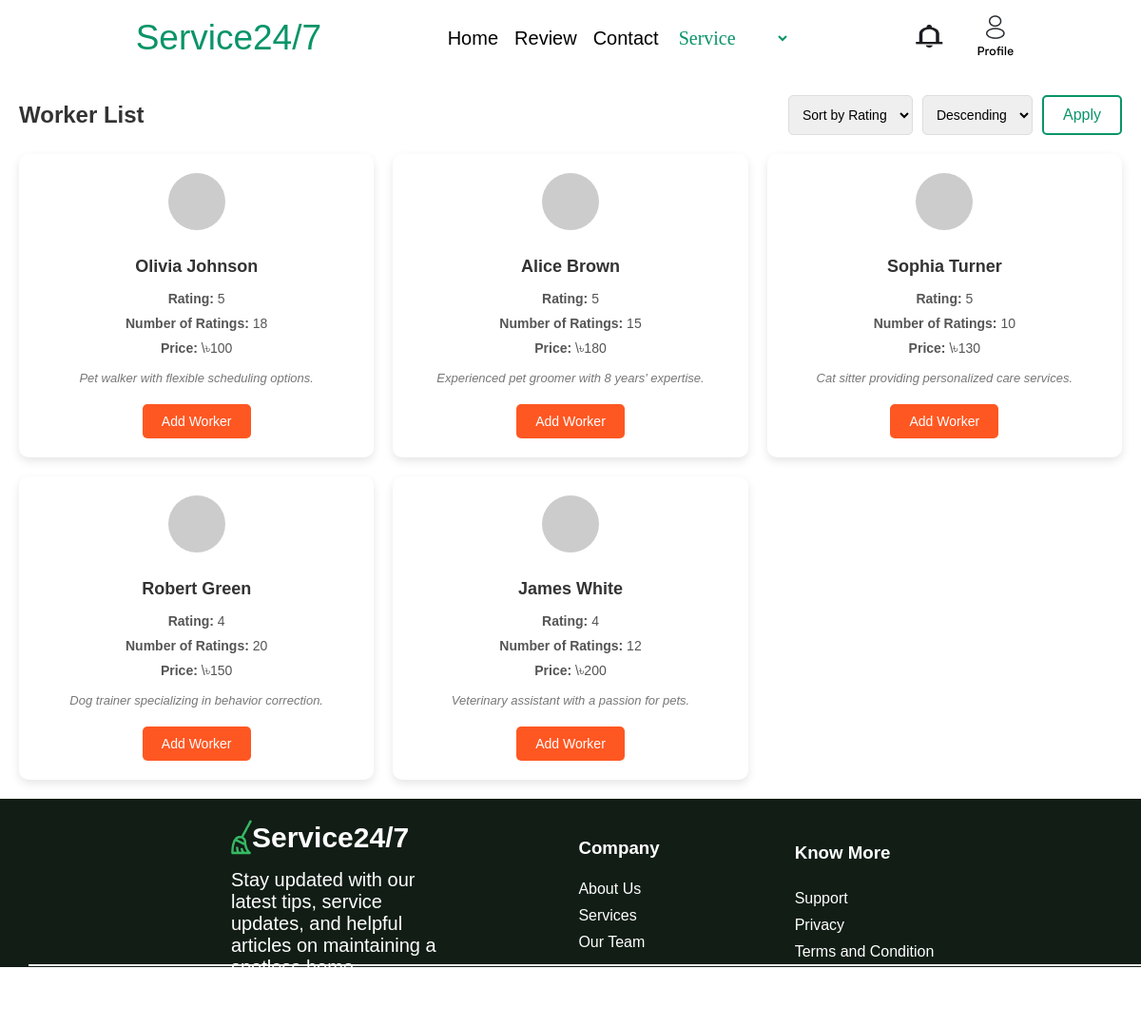
Screenshot of /petcaring/filter.php with the database file from the repository.
### tables this page shows
CREATE TABLE `worker` (
  `id` int(11) NOT NULL,
  `nid` bigint(20) NOT NULL,
  `fullname` varchar(50) NOT NULL,
  `phone` int(11) NOT NULL,
  `email` varchar(50) NOT NULL,
  `password` varchar(100) NOT NULL,
  `work_type` int(11) NOT NULL,
  `detail` text NOT NULL,
  `rating` int(11) NOT NULL,
  `num_of_rating` int(11) NOT NULL,
  `price` int(11) NOT NULL
);

### petcaring/filter.php (the view, shortened to what this page needs)
<?php
$host = 'localhost';
$username = 'root';
$password = '';
$database = 'service24/7';
$conn = new mysqli($host, $username, $password, $database);
$sort_by = isset($_GET['sort_by']) ? $_GET['sort_by'] : 'rating';
$order = isset($_GET['order']) && $_GET['order'] === 'asc' ? 'ASC' : 'DESC';
$C = 3.5;
$M = 10;
$sql = "
    SELECT
        *,
        (
            (rating * num_of_rating + $C * $M) / (num_of_rating + $M)
        ) AS weighted_rating
    FROM worker
    WHERE work_type = 0
    ORDER BY " . ($sort_by === 'price' ? 'price' : 'weighted_rating') . " $order
";
$result = $conn->query($sql);
?>
<!DOCTYPE html>
<html lang="en">
<head>
</head>
<body>
            <header>
                <div style="font-size: 37px; font-weight: 400; color: #099468; margin-left: 10px;">
                    <p style="text-shadow: 5px 5px 5px 5px rgba(0,0,0,0.5);">Service24/7</p>
                </div>
                <div
                    style="font-size: 20px; font-weight: 200;  width: 30vw; display: flex; align-items: center; justify-content: space-between;">
                    <a href="" class="A">Home</a>
                    <a href="" class="A">Review</a>
                    <a href="" class="A">Contact</a>
                    <select style="border: none; font-size: 20px; background-color: #fff; color: #099468; font-family: 'Times New Roman', Times, serif;"
                    name="service" id="serviceSelect" onchange="navigateToPage(this.value)">
                    <option class="Service" value="" selected disabled>Service</option>
                </select>
                </div>
                <div style="display: flex; align-items: center; justify-content: center;">
                    <div><img src="../image/notification.png" alt="" ></div>
                    <div style="padding-left: 35px;">
                        <a href="login.html">
                            <img src="../image/profile.png" alt="Profile">
                        </a>
                    </div>
                </div>
            </header>
    <div class="container">
        <div class="header">
            <h1>Worker List</h1>
            <div class="sort-options">
                <form method="get" style="display: flex; gap: 10px;">
                    <select name="sort_by">
                        <option value="rating" <?php echo $sort_by === 'rating' ? 'selected' : ''; ?>>Sort by Rating</option>
                    </select>
                    <select name="order">
                        <option value="desc" <?php echo $order === 'DESC' ? 'selected' : ''; ?>>Descending</option>
                    </select>
                    <button type="submit" id = "apply" >Apply</button>
                </form>
            </div>
        </div>
        <div class="card-grid">
            <?php
            if ($result->num_rows > 0) {
                while ($row = $result->fetch_assoc()) {
                    echo "<div class='card'>
                            <img src='https://via.placeholder.com/60' alt='Profile Picture'>
                            <h3>{$row['fullname']}</h3>
                            <p><strong>Rating:</strong> {$row['rating']}</p>
                            <p><strong>Number of Ratings:</strong> {$row['num_of_rating']}</p>
                            <p><strong>Price:</strong> \৳{$row['price']}</p>
                            <p class='detail'>{$row['detail']}</p>
                            <form action='Petorder.php' method='get'>
                                <button type='submit' name='worker_id' value='{$row['id']}'>Add Worker</button>
                            </form>
                          </div>";
                }
            } else {
                echo "<p>No workers found</p>";
            }
            ?>
        </div>
    </div>
                <footer>
                    <div id="content">
                        <div id="foot1">
                            <div style="display: flex;align-items: center;">
                                <img src="../image/clean.png" alt="">
                                <span style="font-size: 30px; font-weight: bold;">Service24/7</span>
                            </div>
                            <p style="font-size: 20px; margin-top: 15px;">Stay updated with our latest tips, service updates,
                                and
                                helpful articles on maintaining a spotless home.</p>
                        </div>
                            <div id="foot2">
                                <h3>Company</h3>
                                <a class="flink">About Us</a>
                                <a  class="flink">Services</a>
                                <a  class="flink">Our Team</a>
                            </div>
                            <div id="foot3">
                                <h3  class="flink">Know More</h3>
                                <a class="flink">Support</a>
                                <a class="flink">Privacy</a>
                                <a class="flink">Terms and Condition</a>
                            </div>
                    </div>
                    <hr id="fhr">
                    <div id="foot5">
                        <p>2024 “Procleaning” All Rights Received</p>
                    </div>
                </footer>
</body>
</html>

### petcaring/filter.php (style rules this page uses)
body { font-family: 'Arial', sans-serif; margin: 0; padding: 0; }
header { height: 10vh; width: 100vw; background-color: white; display: flex; justify-content: space-evenly; align-items: center; }
.A { text-decoration: none; position: relative; color: black; padding: 5px 0; }
a::after { content: ""; position: absolute; left: 0; bottom: 0; height: 2px; width: 0%; background-color: #099468; transition: width 0.3s ease; }
.Service { height: 7vh; width: 15vw; border: none; padding: 5px; background: white; }
select { outline: none; }
.container { max-width: 1200px; margin: auto; padding: 20px; }
.header { text-align: center; margin-bottom: 20px; display: flex; justify-content: space-between; align-items: center; }
.header h1 { font-size: 24px; font-weight: 600; color: #333; margin: 0; }
.sort-options { display: flex; gap: 10px; }
.sort-options select { padding: 10px; border-radius: 5px; border: 1px solid #ddd; cursor: pointer; font-size: 14px; }
.card-grid { display: grid; grid-template-columns: repeat(auto-fit, minmax(300px, 1fr)); gap: 20px; }
.card { background: #fff; border-radius: 10px; box-shadow: 0 4px 10px rgba(0, 0, 0, 0.1); padding: 20px; font-size: 14px; display: flex; flex-direction: column; justify-content: space-between; text-align: center; }
.card img { width: 60px; height: 60px; border-radius: 50%; margin: auto; margin-bottom: 10px; }
.card h3 { font-size: 18px; margin-bottom: 10px; color: #333; }
.card p { margin: 5px 0; color: #555; }
.card .detail { color: #777; font-size: 13px; margin: 10px 0; font-style: italic; }
.card button { background-color: #ff5722; color: #fff; padding: 10px 20px; border: none; border-radius: 5px; cursor: pointer; font-size: 14px; margin-top: 10px; }
#apply { background-color: white; border: 2px solid #099468; color: #099468; padding: 10px 20px; font-size: 16px; border-radius: 5px; cursor: pointer; }
footer { height: 30vh; width: 100vw; background-color: #111D15; display: grid; align-items: center; justify-content: center; color: white; }
#content { height: 20vh; width: 90vw; margin-left: 150px; display: flex; align-items: center; justify-content: space-evenly; color: white; }
#foot1 { height: 15vh; width: 20vw; }
#foot2 { height: 15vh; width: 10vw; display: grid; align-items: center; justify-content: center; color: white; }
#foot3 { height: 15vh; width: 15vw; display: grid; align-items: center; justify-content: center; color: white; }
#foot5 { width: 100vw; text-align: center; }
.flink { text-decoration: none; position: relative; color: #fff; padding: 5px 0; }
#fhr { border: 1px solid white; width: 95%; margin-left: 45px; }

### rows the page displays
worker: fullname "Olivia Johnson", rating "5", num_of_rating "18", price "100", detail "Pet walker with flexible scheduling options.", $row['id'] 11 (drawn)
worker: fullname "Alice Brown", rating "5", num_of_rating "15", price "180", detail "Experienced pet groomer with 8 years' expertise.", $row['id'] 7 (drawn)
worker: fullname "Sophia Turner", rating "5", num_of_rating "10", price "130", detail "Cat sitter providing personalized care services.", $row['id'] 9 (drawn)
worker: fullname "Robert Green", rating "4", num_of_rating "20", price "150", detail "Dog trainer specializing in behavior correction.", $row['id'] 8 (drawn)
worker: fullname "James White", rating "4", num_of_rating "12", price "200", detail "Veterinary assistant with a passion for pets.", $row['id'] 10 (drawn)
